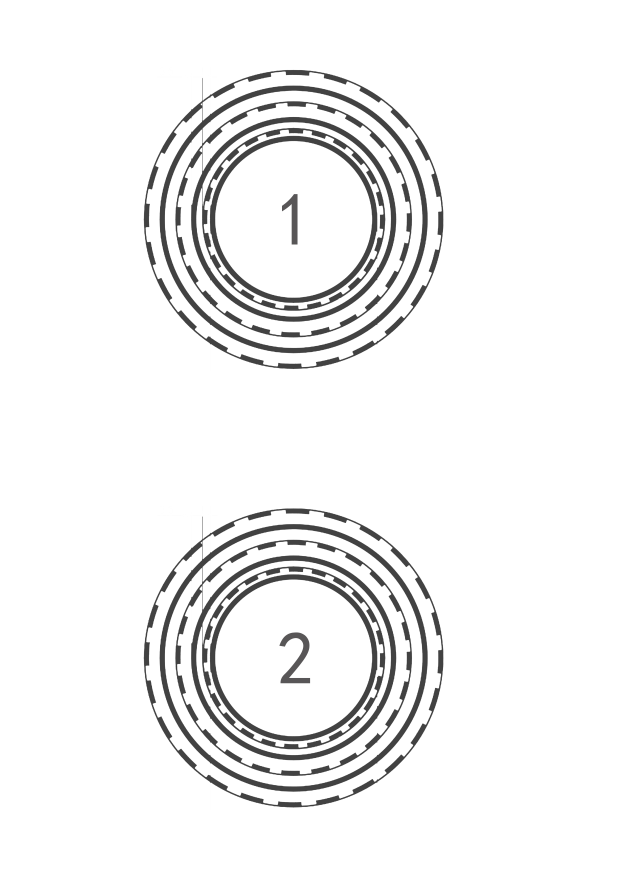
#> input picture 发布/上位机_20260916/vision_deps/images/工创赛标靶A4(12).png, 2480 x 3508 px (shown at 1/4 size)
$ python exp_highlight_ring.py 'images/工创赛标靶A4(12).png'
#> lines starting #> are read from the running program, lines starting #| are printed output that depends on the picture; after the words box and inside, x2 and y2 are one past the last pixel; in counts of white or black regions, pixels touching at a corner belong together
### 发布/上位机_20260916/vision_deps/ring_center_detect_v2.py
#!/usr/bin/env python3
# -*- coding: utf-8 -*-
"""
圆环检测 + 环心数字识别(1/2/3, 任意旋转) —— 精简版
====================================================
检测方式(沿用 ring_center_simple.py 的粗圆环带思路, 快):
  灰度 -> 自适应二值化(环线是暗色) -> 闭运算接断线 -> 最大连通域
  -> 最小外接圆 -> 圆心即靶心。无霍夫/无聚类/无标定。
新增功能:
  检出圆环后, 识别环心阿拉伯数字(只需区分 1/2/3, 支持 360° 任意旋转):
  环心裁剪 -> 自适应阈值 -> 中心区字形 -> 归一化
  -> 与"1/2/3 × 多种字体 × 每5°旋转"模板库做 NCC 匹配
  -> 推流画面在圆心处用黄色标注(纯 ASCII Hershey 字体, 无字体依赖)
数字稳定性(滑动窗口众数):
  输出 = 最近 N 次(默认20)高置信读数中出现最多的数字(1/2/3);
  窗口随新读数滚动, 不锁定; 环长时间丢失或环心跳变(换了环)才清空窗口重新统计。

用法:
  python3 ring_center_detect_v2.py               # 有显示器: 开窗
  python3 ring_center_detect_v2.py --stream      # SSH: 浏览器看 http://<树莓派IP>:8080/
  python3 ring_center_detect_v2.py --no-show     # SSH: 只看终端
  python3 ring_center_detect_v2.py 图片.jpg       # 单张图片调试
无显示环境(SSH)下不加参数会自动降级为 --no-show 模式, 不会崩溃。
画面方向: CALIB["rotate_ccw"]=True(默认)时, 摄像头画面逆时针旋转90°;
  旋转在读帧后立即做, 所有输出坐标(环心/半径)都是旋转后画面的坐标。
按键(仅显示模式): ESC/q 退出

集成接口(兼容旧版, capture_check.sh 等仍可用):
  from ring_center_detect_v2 import RingDetector, CALIB
  res = RingDetector(CALIB).process(frame)
  # res: {found, cx_px, cy_px, r_outer_px, n_rings, conf, stale,
  #       digit, digit_score, raw}
"""

import os
import sys
import time
import threading
import numpy as np
import cv2 as cv

# ----------------------------------------------------------------------
# 配置 —— 阈值/系数按现场微调
# ----------------------------------------------------------------------
CALIB = {
    "camera_id": 0,
    "width": 1280,              # 720p 高清(帧率约12fps); 要更快改 640x480
    "height": 720,
    # ---- 圆环检测(粗圆环带) ----
    "thr_block": 41,            # 自适应阈值块大小: 越大越抗光照不均
    "thr_c": 5,                 # 提取灵敏度: 调大只留更暗的线(调小更灵敏, 5为灵敏度上调)
    "close_k": 9,               # 闭运算核(px): ≈相邻环线在画面里的间距
    "min_area_frac": 0.001,     # 连通域至少占画面0.1%, 过滤小噪声(上调灵敏度后放宽)
    "center_gate_r": 200,       # 位置要求: 环心须在画面中心半径200px的圆内才识别, 0=关闭
    "proc_scale": 0.5,          # 环检测用半分辨率(快~3倍), 坐标自动换算回原图; 要最高精度改1.0
    "ema": 0.5,                 # 中心平滑系数(0~1, 越大越稳)
    "stale_max": 10,            # 连续丢失>该帧数 -> conf 降级
    # ---- 环心数字识别(1/2/3) ----
    "digit_rot_step": 5,        # 旋转模板步长(度): 5°=72张/字, 覆盖360°任意旋转
    "digit_thr": 0.42,          # NCC 阈值: 低于此视为未识别(无数字基线≈0.00, 斜置细'1'≈0.45~0.50)
    "digit_votes": 20,          # 数字稳定性: 最近 N 次高置信读数(滑动窗口)取众数作为输出
    "digit_unlock_stale": 15,   # 环连续丢失超过该帧数 -> 清空窗口(重新统计)
    "jump_px": 120,             # 原始圆心与平滑中心偏离超过该值(px) -> 视为换了环, 清空窗口
    "digit_inner_frac": 0.80,   # 数字裁剪边长 = 2*最内环半径φ1*该系数(严格在φ1之内, 虚线环也不会进裁剪区)
    "inner_fallback_frac": 0.55,  # 找不到φ1时回退: 2*外环半径*该系数
    "digit_margin": 0.05,       # 与次优类的最小分数差, 小于此输出'?'
    # ---- 相机 ----
    "lock_exposure": True,      # 锁定曝光/白平衡(颜色任务的前提, 圆心检测也受益)
    "rotate_ccw": True,         # 摄像头画面逆时针旋转90°(适配安装方向);
                                # 旋转在读帧后立即做, 输出坐标(环心/半径)均为旋转后画面坐标
}


# ----------------------------------------------------------------------
# 圆环检测: 粗圆环带 -> 最大连通域 -> 最小外接圆
# ----------------------------------------------------------------------
# [6 lines left out: function rotate_ccw, not called in this run]


def find_center(frame, cfg, want_bw=False):
    """返回 (cx, cy, r) 或 None；want_bw=True 时返回 (cx, cy, r, bw)。
    ★want_bw 是给 RingDetector.process 用的: φ1 那一步还要在同一尺度上做一次
      阈值+闭运算, 复用这里的 bw 能省掉一整套算子(RDK X5 上约 10ms/帧)。"""
    gray = cv.cvtColor(frame, cv.COLOR_BGR2GRAY)
    gray = cv.GaussianBlur(gray, (5, 5), 0)
    bw = cv.adaptiveThreshold(gray, 255, cv.ADAPTIVE_THRESH_GAUSSIAN_C,
                              cv.THRESH_BINARY_INV, cfg["thr_block"], cfg["thr_c"])
    k = cv.getStructuringElement(cv.MORPH_ELLIPSE, (cfg["close_k"], cfg["close_k"]))
    bw = cv.morphologyEx(bw, cv.MORPH_CLOSE, k)
    contours, _ = cv.findContours(bw, cv.RETR_EXTERNAL, cv.CHAIN_APPROX_SIMPLE)
    if not contours:
        return None
    h, w = gray.shape
    r_max = 0.5 * min(h, w)     # 真靶标外接圆不会超过画面短边一半, 滤掉背景伪影
    for c in sorted(contours, key=cv.contourArea, reverse=True):
        if cv.contourArea(c) < cfg["min_area_frac"] * w * h:
            return None
        (cx, cy), r = cv.minEnclosingCircle(c)
        if r <= r_max:
            if want_bw:
                return float(cx), float(cy), float(r), bw
            return float(cx), float(cy), float(r)
    return None


# [48 lines left out: function find_inner_radius, not called in this run]


# ----------------------------------------------------------------------
# 环心数字识别: 1/2/3, 360° 旋转不变(旋转模板库 + NCC)
# ----------------------------------------------------------------------
_DIGIT_TM = None        # (labels: list[str], T: (N,784) 每行单位范数)


# [128 lines left out: functions _glyph_tensor, _build_rot_templates, recognize_digit, not called in this run]


# ----------------------------------------------------------------------
# 检测器(接口兼容旧版)
# ----------------------------------------------------------------------
class RingDetector:
    # [23 lines left out: functions __init__, _window_mode, not called in this run]

    def _clear_votes(self):
        self.votes = []

    # [274 lines left out: functions _lost, process, get_lan_ip, start_stream, main, not called in this run]


# [2 lines that do not run on import are left out]

### 发布/上位机_20260916/vision_deps/exp_highlight_ring.py
#!/usr/bin/env python3
# -*- coding: utf-8 -*-
"""exp_highlight_ring.py —— 高光破坏圆环鲁棒性实验(本地/树莓派通用)
对比: 原版最大连通域 vs 暗通道+轮廓合并圆拟合
用法: python3 exp_highlight_ring.py [图片路径]
      不给图则自动找同目录/工作目录下的 工创赛标靶A4(12|13).png
      (Windows cv2 不吃中文路径: Windows 上请把图复制到纯 ASCII 路径再传参)
"""
import sys, os, cv2, numpy as np
sys.path.insert(0, os.path.dirname(os.path.abspath(__file__)))
import ring_center_detect_v2 as ring

def _find_default_img():
    for name in ("工创赛标靶A4(12).png", "工创赛标靶A4(13).png"):
        p = os.path.join(os.getcwd(), name)
        if os.path.exists(p):
            return p
    for cand in sys.argv[1:]:
        if os.path.exists(cand):
            return cand
    return None

IMG = sys.argv[1] if len(sys.argv) > 1 and os.path.exists(sys.argv[1]) else _find_default_img()

# ---------- 原版 ----------
def detect_orig(frame):
    cfg = dict(ring.CALIB); cfg["center_gate_r"] = 0
    return ring.find_center(frame, cfg)

# ---------- 暗通道 + 轮廓合并 + 最小二乘圆拟合 ----------
def fit_lsq(pts):
    P = np.array(pts, np.float32)
    if len(P) < 5:
        return None
    x, y = P[:, 0], P[:, 1]
    A = np.column_stack([x, y, np.ones_like(x)])
    B = -(x * x + y * y)
    try:
        sol = np.linalg.lstsq(A, B, rcond=None)[0]
    except Exception:
        return None
    cx, cy = -0.5 * sol[0], -0.5 * sol[1]
    r = np.sqrt(max(0.0, cx * cx + cy * cy - sol[2]))
    return (float(cx), float(cy), float(r))

def detect_robust(frame, close_k=(9, 9), area_frac=0.0004):
    b, g, r = cv2.split(frame)
    dark = cv2.min(cv2.min(b, g), r)          # 暗通道: 压掉三通道都高的反光
    gray = cv2.GaussianBlur(dark, (5, 5), 0)
    bw = cv2.adaptiveThreshold(gray, 255, cv2.ADAPTIVE_THRESH_GAUSSIAN_C,
                               cv2.THRESH_BINARY_INV, 41, 5)
    k1 = cv2.getStructuringElement(cv2.MORPH_ELLIPSE, (close_k[0], close_k[1]))
    bw = cv2.morphologyEx(bw, cv2.MORPH_CLOSE, k1)
    h, w = frame.shape[:2]
    cnts, _ = cv2.findContours(bw, cv2.RETR_EXTERNAL, cv2.CHAIN_APPROX_SIMPLE)
    if not cnts:
        return None
    amin = area_frac * w * h
    pts = []
    for c in cnts:
        if cv2.contourArea(c) >= amin:
            pts.extend(c.reshape(-1, 2))
    if len(pts) < 30:
        return None
    return fit_lsq(pts)

# ---------- 模拟高光: 环带上抹白块(2~6块, 尺寸可调) ----------
def add_highlight(frame, nblocks=3, size=90, seed=0):
    h, w = frame.shape[:2]
    out = frame.copy()
    rng = np.random.default_rng(seed)
    # 圆心粗估(图中心即可, 因为靶标基本居中)
    cx, cy = w // 2, h // 2
    # 参考半径(按图比例取0.3~0.5短边), 让白块落在环带上
    for i in range(nblocks):
        ang = rng.uniform(0, 2 * np.pi)
        rr = rng.uniform(0.28, 0.48) * min(h, w)
        bx = int(cx + rr * np.cos(ang))
        by = int(cy + rr * np.sin(ang))
        s = int(size * rng.uniform(0.7, 1.3))
        x0, y0 = max(0, bx - s // 2), max(0, by - s // 2)
        x1, y1 = min(w, bx + s // 2), min(h, by + s // 2)
        cv2.rectangle(out, (x0, y0), (x1, y1), (250, 250, 250), -1)
    return out

def err_str(d, ref):
    if d is None:
        return "None(丢检测)"
    if ref is None:
        return f"({d[0]:.0f},{d[1]:.0f})"
    de = np.hypot(d[0] - ref[0], d[1] - ref[1])
    return f"({d[0]:.0f},{d[1]:.0f}) 偏差{de:.0f}px"

def main():
    img = cv2.imread(IMG)
#> img is the input picture: shape (3508, 2480, 3); mean B, G, R 241.8, 241.8, 241.8
    if img is None:
        print("read fail:", IMG); return 1
    H, W = img.shape[:2]
#> H = 3508; W = 2480
    # 缩放便于显示速度(实验用)
    img = cv2.resize(img, (W // 2, H // 2))
#> img: shape (1754, 1240, 3)
    print(f"图 {img.shape[1]}x{img.shape[0]}")
#| 图 1240x1754
    # 基准
    ref = detect_robust(img)
#> in detect_robust, `bw = cv2.adaptiveThreshold(gray, 255, cv2.ADAPTIVE_THRESH_GAUSSIAN_C, ..`:
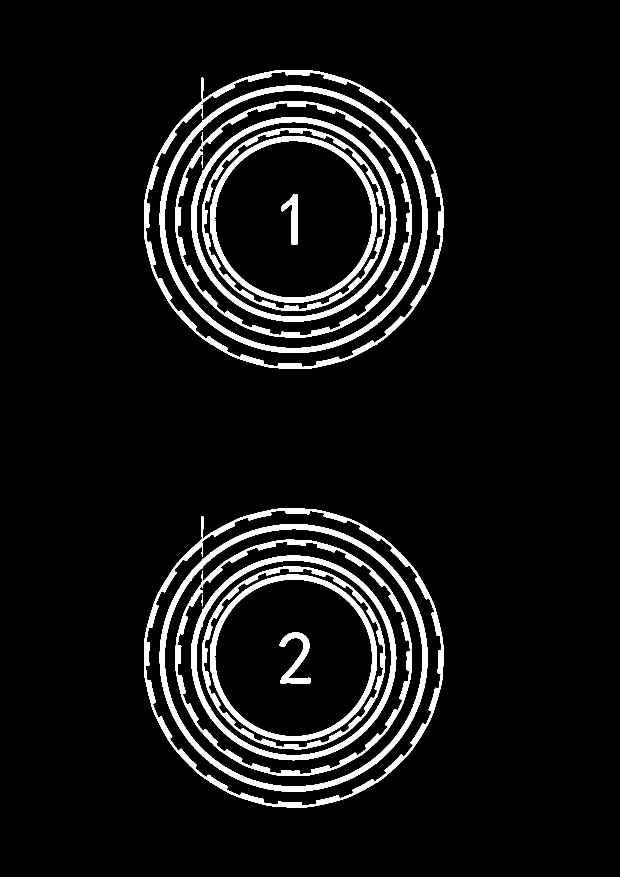
#> bw: shape (1754, 1240) (shown at 1/2 size); 7.3% white; 16 white regions, largest, box (x1, y1, x2, y2) and area: (319, 171, 855, 706) 17553, (319, 1048, 855, 1583) 17553, (288, 140, 887, 738) 15572
#> in detect_robust, `bw = cv2.morphologyEx(bw, cv2.MORPH_CLOSE, k1)`:
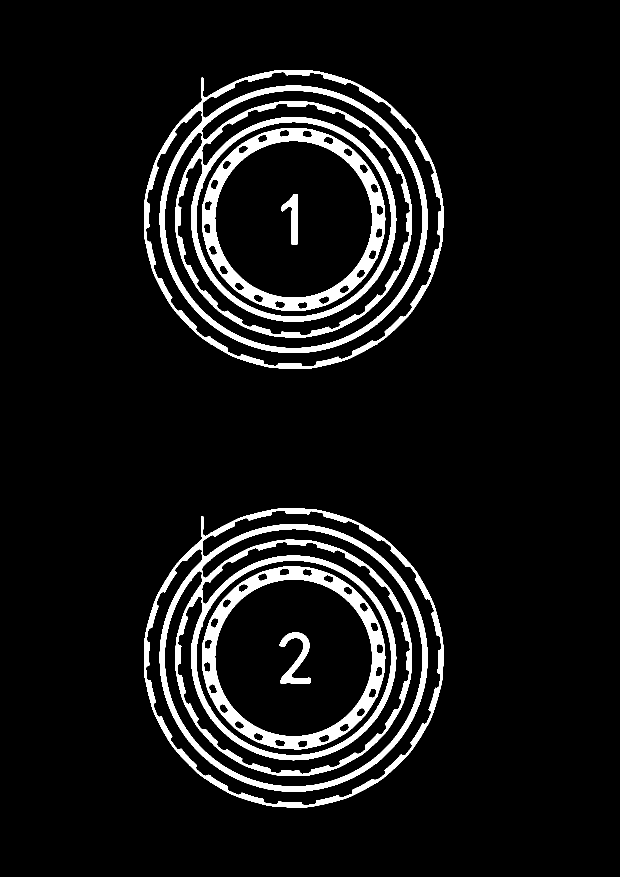
#> bw: shape (1754, 1240) (shown at 1/2 size); 7.8% white; 6 white regions
#> in detect_robust, `cnts, _ = cv2.findContours(bw, cv2.RETR_EXTERNAL, cv2.CHAIN_APPROX_SIM..`: cnts = 2 contours; box (x1, y1, x2, y2) and area: (288, 1017, 887, 1615) 281462, (288, 140, 887, 738) 281462
#> the loop in detect_robust, `for c in cnts:` made 2 passes
#> after the loop in detect_robust, `for c in cnts:`: pts = 1718 pairs, first value 288 to 886, second value 140 to 1614
#> in fit_lsq, `P = np.array(pts, np.float32)`: P has the same summary as pts in detect_robust
#> in fit_lsq, `x, y = P[:, 0], P[:, 1]`: x = 1718 values, max 886 at index 647, min 288 at index 223, mean 583; y = 1718 values, max 1614 at index 436, min 140 at index 859, mean 872.4
#> in fit_lsq, `A = np.column_stack([x, y, np.ones_like(x)])`: A = 1718 rows, first 8: [555, 1017, 1], [554, 1018, 1], [548, 1018, 1], [547, 1019, 1], [542, 1019, 1], [541, 1020, 1], [539, 1020, 1], [538, 1021, 1]
#> in fit_lsq, `B = -(x * x + y * y)`: B = 1718 values, max -186434 at index 965, min -3027649 at index 479, mean -1382930.8
#> in fit_lsq, `sol = np.linalg.lstsq(A, B, rcond=None)[0]`: sol = [-1173.2, -1746.4, 824607]
#> in fit_lsq, `cx, cy = -0.5 * sol[0], -0.5 * sol[1]`: cx = 586.6; cy = 873.2
#> in fit_lsq, `r = np.sqrt(max(0.0, cx * cx + cy * cy - sol[2]))`: r = 531
#> ref = (586.6, 873.2, 531)
    print(f"[完整图基准] robust: {err_str(ref, None)}")
#| [完整图基准] robust: (587,873)
    orig_ref = detect_orig(img)
#> in find_center, `bw = cv.morphologyEx(bw, cv.MORPH_CLOSE, k)`: bw: shape (1754, 1240); 7.8% white; 6 white regions
#> in find_center, `contours, _ = cv.findContours(bw, cv.RETR_EXTERNAL, cv.CHAIN_APPROX_SI..`: contours has the same summary as cnts in detect_robust
#> the loop in find_center, `for c in sorted(contours, key=cv.contourArea, reverse=True):` made 1 pass
#> (cx, cy, r) on pass 1: (578.5, 1298.5, 319.1)
#> orig_ref = (578.5, 1298.5, 319.1)
    print(f"[完整图基准] orig  : {err_str(orig_ref, None)}")
#| [完整图基准] orig  : (578,1298)

    # 不同破坏程度
    print("\n=== 破坏程度扫描 (白块数 2/4/6, 尺寸90px) ===")
    for nb in (2, 4, 6):
        for seed in (0, 1):
            hl = add_highlight(img, nblocks=nb, seed=seed)
            d1 = detect_orig(hl)
            d2 = detect_robust(hl)
            print(f"高光{nb}块/seed{seed}:  orig={err_str(d1, ref):<22} robust={err_str(d2, ref)}")
#> this loop made 3 passes
#| 高光2块/seed0:  orig=(578,1298) 偏差425px     robust=(573,800) 偏差74px
#| 高光2块/seed1:  orig=(578,1298) 偏差425px     robust=(587,873) 偏差0px
#| 高光4块/seed0:  orig=(578,1298) 偏差425px     robust=(573,800) 偏差74px
#| 高光4块/seed1:  orig=(578,1298) 偏差425px     robust=(590,799) 偏差74px
#| 高光6块/seed0:  orig=(578,1298) 偏差425px     robust=(582,866) 偏差9px
#| 高光6块/seed1:  orig=(578,1298) 偏差425px     robust=(590,799) 偏差74px

    # 更大的白块(更强破坏)
    print("\n=== 大白块(140px, 模拟严重反光) ===")
    for nb in (2, 3):
        hl = add_highlight(img, nblocks=nb, size=140, seed=3)
        d1 = detect_orig(hl)
        d2 = detect_robust(hl)
        print(f"高光{nb}块/大: orig={err_str(d1, ref):<22} robust={err_str(d2, ref)}")
#> this loop made 2 passes
#> (nb, d1, amin in detect_robust) on passes 1 to 2: (2, (578.5, 1298.5, 319.1), 870), (3, (578.5, 1298.5, 319.1), 870)
#| 高光2块/大: orig=(578,1298) 偏差425px     robust=(588,873) 偏差1px
#| 高光3块/大: orig=(578,1298) 偏差425px     robust=(588,873) 偏差1px
    return 0

if __name__ == "__main__":
    sys.exit(main())
#> (the program exits here)
